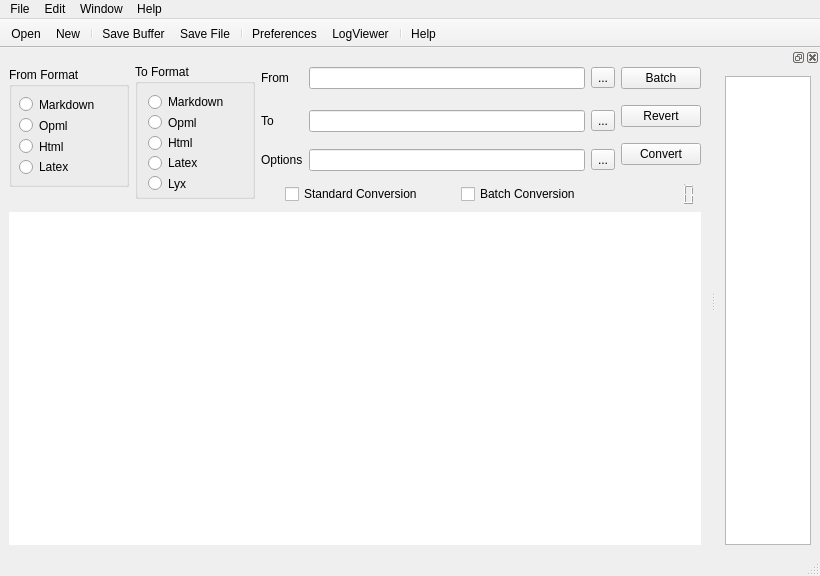
<?xml version="1.0" encoding="UTF-8"?>
<ui version="4.0">
 <class>notepad</class>
 <widget class="QMainWindow" name="notepad">
  <property name="windowModality">
   <enum>Qt::NonModal</enum>
  </property>
  <property name="geometry">
   <rect>
    <x>0</x>
    <y>0</y>
    <width>820</width>
    <height>576</height>
   </rect>
  </property>
  <property name="sizePolicy">
   <sizepolicy hsizetype="Minimum" vsizetype="Minimum">
    <horstretch>0</horstretch>
    <verstretch>0</verstretch>
   </sizepolicy>
  </property>
  <property name="minimumSize">
   <size>
    <width>820</width>
    <height>550</height>
   </size>
  </property>
  <property name="baseSize">
   <size>
    <width>760</width>
    <height>550</height>
   </size>
  </property>
  <property name="windowTitle">
   <string>PanConvert</string>
  </property>
  <widget class="QWidget" name="centralwidget">
   <property name="enabled">
    <bool>true</bool>
   </property>
   <property name="sizePolicy">
    <sizepolicy hsizetype="Expanding" vsizetype="Expanding">
     <horstretch>0</horstretch>
     <verstretch>0</verstretch>
    </sizepolicy>
   </property>
   <property name="minimumSize">
    <size>
     <width>710</width>
     <height>500</height>
    </size>
   </property>
   <property name="baseSize">
    <size>
     <width>710</width>
     <height>700</height>
    </size>
   </property>
   <property name="cursor">
    <cursorShape>WaitCursor</cursorShape>
   </property>
   <property name="mouseTracking">
    <bool>false</bool>
   </property>
   <layout class="QGridLayout" name="gridLayout_4">
    <item row="0" column="0">
     <layout class="QGridLayout" name="gridLayout_2">
      <item row="0" column="0" rowspan="3">
       <widget class="QGroupBox" name="BoxFromFormat">
        <property name="minimumSize">
         <size>
          <width>120</width>
          <height>120</height>
         </size>
        </property>
        <property name="maximumSize">
         <size>
          <width>120</width>
          <height>100</height>
         </size>
        </property>
        <property name="title">
         <string>From Format</string>
        </property>
        <widget class="QWidget" name="layoutWidget">
         <property name="geometry">
          <rect>
           <x>10</x>
           <y>30</y>
           <width>92</width>
           <height>77</height>
          </rect>
         </property>
         <layout class="QVBoxLayout" name="verticalLayout">
          <item>
           <widget class="QRadioButton" name="ButtonFromMarkdown">
            <property name="text">
             <string>Markdown</string>
            </property>
            <property name="checked">
             <bool>false</bool>
            </property>
           </widget>
          </item>
          <item>
           <widget class="QRadioButton" name="ButtonFromOpml">
            <property name="text">
             <string>Opml</string>
            </property>
            <property name="checkable">
             <bool>true</bool>
            </property>
            <property name="checked">
             <bool>false</bool>
            </property>
           </widget>
          </item>
          <item>
           <widget class="QRadioButton" name="ButtonFromHtml">
            <property name="text">
             <string>Html</string>
            </property>
           </widget>
          </item>
          <item>
           <widget class="QRadioButton" name="ButtonFromLatex">
            <property name="text">
             <string>Latex</string>
            </property>
           </widget>
          </item>
         </layout>
        </widget>
       </widget>
      </item>
      <item row="0" column="1" rowspan="4">
       <widget class="QGroupBox" name="BoxToFormat">
        <property name="minimumSize">
         <size>
          <width>120</width>
          <height>135</height>
         </size>
        </property>
        <property name="maximumSize">
         <size>
          <width>140</width>
          <height>135</height>
         </size>
        </property>
        <property name="title">
         <string>To Format</string>
        </property>
        <widget class="QWidget" name="layoutWidget">
         <property name="geometry">
          <rect>
           <x>13</x>
           <y>31</y>
           <width>92</width>
           <height>96</height>
          </rect>
         </property>
         <layout class="QGridLayout" name="gridLayout">
          <item row="3" column="0">
           <widget class="QRadioButton" name="ButtonToHtml">
            <property name="text">
             <string>Html</string>
            </property>
            <property name="checked">
             <bool>false</bool>
            </property>
           </widget>
          </item>
          <item row="1" column="0">
           <widget class="QRadioButton" name="ButtonToMarkdown">
            <property name="text">
             <string>Markdown</string>
            </property>
            <property name="checkable">
             <bool>true</bool>
            </property>
            <property name="checked">
             <bool>false</bool>
            </property>
           </widget>
          </item>
          <item row="2" column="0">
           <widget class="QRadioButton" name="ButtonToOpml">
            <property name="text">
             <string>Opml</string>
            </property>
           </widget>
          </item>
          <item row="5" column="0">
           <widget class="QRadioButton" name="ButtonToLyx">
            <property name="text">
             <string>Lyx</string>
            </property>
           </widget>
          </item>
          <item row="4" column="0">
           <widget class="QRadioButton" name="ButtonToLatex">
            <property name="text">
             <string>Latex</string>
            </property>
           </widget>
          </item>
         </layout>
        </widget>
       </widget>
      </item>
      <item row="0" column="2" colspan="2">
       <widget class="QLabel" name="labelFromBox">
        <property name="maximumSize">
         <size>
          <width>40</width>
          <height>16777215</height>
         </size>
        </property>
        <property name="text">
         <string>From</string>
        </property>
       </widget>
      </item>
      <item row="0" column="4">
       <widget class="QLineEdit" name="FromParameter">
        <property name="inputMask">
         <string/>
        </property>
        <property name="text">
         <string/>
        </property>
        <property name="clearButtonEnabled">
         <bool>true</bool>
        </property>
       </widget>
      </item>
      <item row="0" column="5">
       <widget class="QToolButton" name="ButtonFromFormat">
        <property name="text">
         <string>...</string>
        </property>
       </widget>
      </item>
      <item row="0" column="6" rowspan="3">
       <layout class="QVBoxLayout" name="verticalLayout_3">
        <item>
         <widget class="QPushButton" name="ButtonBatch">
          <property name="text">
           <string>Batch</string>
          </property>
         </widget>
        </item>
        <item>
         <widget class="QPushButton" name="ButtonRevert">
          <property name="text">
           <string>Revert</string>
          </property>
         </widget>
        </item>
        <item>
         <widget class="QPushButton" name="ButtonConvert">
          <property name="maximumSize">
           <size>
            <width>16777215</width>
            <height>16777215</height>
           </size>
          </property>
          <property name="text">
           <string>Convert</string>
          </property>
         </widget>
        </item>
       </layout>
      </item>
      <item row="1" column="2">
       <widget class="QLabel" name="labelToBox">
        <property name="maximumSize">
         <size>
          <width>40</width>
          <height>16777215</height>
         </size>
        </property>
        <property name="text">
         <string>To</string>
        </property>
       </widget>
      </item>
      <item row="1" column="4">
       <widget class="QLineEdit" name="ToParameter">
        <property name="text">
         <string/>
        </property>
        <property name="clearButtonEnabled">
         <bool>true</bool>
        </property>
       </widget>
      </item>
      <item row="1" column="5">
       <widget class="QToolButton" name="ButtonToFormat">
        <property name="text">
         <string>...</string>
        </property>
       </widget>
      </item>
      <item row="2" column="2" colspan="2">
       <widget class="QLabel" name="label">
        <property name="text">
         <string>Options</string>
        </property>
       </widget>
      </item>
      <item row="2" column="4">
       <widget class="QLineEdit" name="ExtraParameter">
        <property name="toolTip">
         <string extracomment="Input extra Parameter"/>
        </property>
        <property name="text">
         <string/>
        </property>
        <property name="clearButtonEnabled">
         <bool>true</bool>
        </property>
       </widget>
      </item>
      <item row="2" column="5">
       <widget class="QToolButton" name="ButtonOptions">
        <property name="text">
         <string>...</string>
        </property>
       </widget>
      </item>
      <item row="3" column="3" colspan="4">
       <layout class="QHBoxLayout" name="horizontalLayout_2">
        <item>
         <layout class="QHBoxLayout" name="horizontalLayout">
          <item>
           <widget class="QCheckBox" name="StandardConversion">
            <property name="sizePolicy">
             <sizepolicy hsizetype="Fixed" vsizetype="Fixed">
              <horstretch>0</horstretch>
              <verstretch>0</verstretch>
             </sizepolicy>
            </property>
            <property name="minimumSize">
             <size>
              <width>175</width>
              <height>0</height>
             </size>
            </property>
            <property name="maximumSize">
             <size>
              <width>200</width>
              <height>16777215</height>
             </size>
            </property>
            <property name="text">
             <string>Standard Conversion</string>
            </property>
            <property name="checked">
             <bool>false</bool>
            </property>
            <property name="autoRepeat">
             <bool>false</bool>
            </property>
           </widget>
          </item>
          <item>
           <widget class="QCheckBox" name="BatchConversion">
            <property name="minimumSize">
             <size>
              <width>175</width>
              <height>0</height>
             </size>
            </property>
            <property name="text">
             <string>Batch Conversion</string>
            </property>
           </widget>
          </item>
         </layout>
        </item>
        <item>
         <widget class="QLCDNumber" name="MessageNumber">
          <property name="toolTip">
           <string comment="New Log Messages"/>
          </property>
          <property name="accessibleName">
           <string>New Messages</string>
          </property>
          <property name="frameShape">
           <enum>QFrame::NoFrame</enum>
          </property>
          <property name="frameShadow">
           <enum>QFrame::Plain</enum>
          </property>
         </widget>
        </item>
       </layout>
      </item>
      <item row="4" column="0" colspan="7">
       <widget class="QPlainTextEdit" name="editor_window">
        <property name="minimumSize">
         <size>
          <width>0</width>
          <height>120</height>
         </size>
        </property>
        <property name="baseSize">
         <size>
          <width>0</width>
          <height>266</height>
         </size>
        </property>
        <property name="frameShape">
         <enum>QFrame::NoFrame</enum>
        </property>
       </widget>
      </item>
     </layout>
    </item>
   </layout>
  </widget>
  <widget class="QMenuBar" name="menubar">
   <property name="geometry">
    <rect>
     <x>0</x>
     <y>0</y>
     <width>820</width>
     <height>22</height>
    </rect>
   </property>
   <property name="acceptDrops">
    <bool>false</bool>
   </property>
   <widget class="QMenu" name="menuFile">
    <property name="title">
     <string>File</string>
    </property>
    <addaction name="actionOpen"/>
    <addaction name="actionNew"/>
    <addaction name="separator"/>
    <addaction name="actionSave"/>
    <addaction name="actionSave_AS"/>
    <addaction name="separator"/>
   </widget>
   <widget class="QMenu" name="menuExtras">
    <property name="enabled">
     <bool>true</bool>
    </property>
    <property name="title">
     <string>Help</string>
    </property>
    <addaction name="actionHelp"/>
    <addaction name="actionAbout"/>
   </widget>
   <widget class="QMenu" name="menuEdit_2">
    <property name="title">
     <string>Edit</string>
    </property>
    <addaction name="actionPreferences"/>
    <addaction name="actionUndo"/>
    <addaction name="actionSearch"/>
   </widget>
   <widget class="QMenu" name="menuWindow">
    <property name="title">
     <string>Window</string>
    </property>
    <addaction name="actionLogViewer"/>
    <addaction name="separator"/>
    <addaction name="actionAbove"/>
    <addaction name="actionBelow"/>
    <addaction name="actionLeft"/>
    <addaction name="actionRight"/>
   </widget>
   <addaction name="menuFile"/>
   <addaction name="menuEdit_2"/>
   <addaction name="menuWindow"/>
   <addaction name="menuExtras"/>
  </widget>
  <widget class="QStatusBar" name="statusbar"/>
  <widget class="QToolBar" name="toolBar">
   <property name="windowTitle">
    <string>toolBar</string>
   </property>
   <property name="movable">
    <bool>false</bool>
   </property>
   <property name="iconSize">
    <size>
     <width>24</width>
     <height>24</height>
    </size>
   </property>
   <attribute name="toolBarArea">
    <enum>TopToolBarArea</enum>
   </attribute>
   <attribute name="toolBarBreak">
    <bool>false</bool>
   </attribute>
   <addaction name="actionOpen"/>
   <addaction name="actionNew"/>
   <addaction name="separator"/>
   <addaction name="actionSave"/>
   <addaction name="actionSave_AS"/>
   <addaction name="separator"/>
   <addaction name="actionPreferences"/>
   <addaction name="actionLogViewer"/>
   <addaction name="separator"/>
   <addaction name="actionHelp"/>
  </widget>
  <widget class="QDockWidget" name="dockLogWindow">
   <property name="minimumSize">
    <size>
     <width>102</width>
     <height>124</height>
    </size>
   </property>
   <property name="floating">
    <bool>true</bool>
   </property>
   <property name="allowedAreas">
    <set>Qt::AllDockWidgetAreas</set>
   </property>
   <attribute name="dockWidgetArea">
    <number>2</number>
   </attribute>
   <widget class="QWidget" name="logWindow">
    <layout class="QGridLayout" name="gridLayout_3">
     <item row="0" column="0">
      <widget class="QPlainTextEdit" name="logBrowser"/>
     </item>
    </layout>
   </widget>
  </widget>
  <action name="actionSave">
   <property name="icon">
    <iconset resource="icons.qrc">
     <normaloff>:/icons/save</normaloff>:/icons/save</iconset>
   </property>
   <property name="text">
    <string>Save Buffer</string>
   </property>
  </action>
  <action name="actionOpen">
   <property name="icon">
    <iconset resource="icons.qrc">
     <normaloff>:/icons/open</normaloff>:/icons/open</iconset>
   </property>
   <property name="text">
    <string>Open</string>
   </property>
   <property name="shortcut">
    <string>Ctrl+O</string>
   </property>
   <property name="menuRole">
    <enum>QAction::TextHeuristicRole</enum>
   </property>
   <property name="iconVisibleInMenu">
    <bool>true</bool>
   </property>
  </action>
  <action name="actionSave_AS">
   <property name="icon">
    <iconset resource="icons.qrc">
     <normaloff>:/icons/save_as</normaloff>:/icons/save_as</iconset>
   </property>
   <property name="text">
    <string>Save File</string>
   </property>
   <property name="shortcut">
    <string>Ctrl+S</string>
   </property>
  </action>
  <action name="actionNew">
   <property name="icon">
    <iconset resource="icons.qrc">
     <normaloff>:/icons/new</normaloff>:/icons/new</iconset>
   </property>
   <property name="text">
    <string>New</string>
   </property>
   <property name="toolTip">
    <string>New</string>
   </property>
  </action>
  <action name="actionMarkdown2Latex">
   <property name="text">
    <string>Markdown2Latex</string>
   </property>
  </action>
  <action name="actionOpml2latex">
   <property name="text">
    <string>opml2latex</string>
   </property>
   <property name="toolTip">
    <string>Opml2Latex</string>
   </property>
  </action>
  <action name="actionOpml2Markdown">
   <property name="text">
    <string>Opml2Markdown</string>
   </property>
   <property name="toolTip">
    <string>Opml2Markdown(Pandoc)</string>
   </property>
  </action>
  <action name="actionMarkdown2opml">
   <property name="text">
    <string>Markdown2opml</string>
   </property>
  </action>
  <action name="actionPreferences">
   <property name="icon">
    <iconset resource="icons.qrc">
     <normaloff>:/icons/freferences</normaloff>
     <normalon>:/icons/freferences</normalon>:/icons/freferences</iconset>
   </property>
   <property name="text">
    <string>Preferences</string>
   </property>
  </action>
  <action name="actionLatex2Opml">
   <property name="text">
    <string>Latex2Opml</string>
   </property>
  </action>
  <action name="actionLatex2Markdown">
   <property name="text">
    <string>Latex2Markdown</string>
   </property>
  </action>
  <action name="actionHtml2Markdown">
   <property name="text">
    <string>Html2Markdown</string>
   </property>
  </action>
  <action name="actionHtml2Latex">
   <property name="text">
    <string>Html2Latex</string>
   </property>
  </action>
  <action name="actionHtml2opml">
   <property name="text">
    <string>html2opml</string>
   </property>
  </action>
  <action name="actionOpml2html">
   <property name="text">
    <string>opml2html</string>
   </property>
  </action>
  <action name="actionMarkdown2html">
   <property name="text">
    <string>markdown2html</string>
   </property>
  </action>
  <action name="actionLatex2html">
   <property name="text">
    <string>latex2html</string>
   </property>
  </action>
  <action name="actionHelp">
   <property name="icon">
    <iconset resource="icons.qrc">
     <normaloff>:/icons/help.png</normaloff>
     <normalon>:/icons/help.png</normalon>:/icons/help.png</iconset>
   </property>
   <property name="text">
    <string>Help</string>
   </property>
  </action>
  <action name="actionMarkdown2Lyx">
   <property name="text">
    <string>Markdown2Lyx</string>
   </property>
  </action>
  <action name="actionUndo">
   <property name="text">
    <string>Undo</string>
   </property>
  </action>
  <action name="actionAbout">
   <property name="text">
    <string>About</string>
   </property>
  </action>
  <action name="actionSearch">
   <property name="text">
    <string>Search</string>
   </property>
  </action>
  <action name="actionLogViewer">
   <property name="icon">
    <iconset resource="icons.qrc">
     <normaloff>:/icons/opml</normaloff>:/icons/opml</iconset>
   </property>
   <property name="text">
    <string>LogViewer</string>
   </property>
  </action>
  <action name="actionAbove">
   <property name="text">
    <string>Position Above</string>
   </property>
  </action>
  <action name="actionBelow">
   <property name="text">
    <string>Position Below</string>
   </property>
  </action>
  <action name="actionLeft">
   <property name="text">
    <string>Position Left</string>
   </property>
  </action>
  <action name="actionRight">
   <property name="text">
    <string>Position Right</string>
   </property>
  </action>
 </widget>
 <resources>
  <include location="icons.qrc"/>
 </resources>
 <connections/>
</ui>
